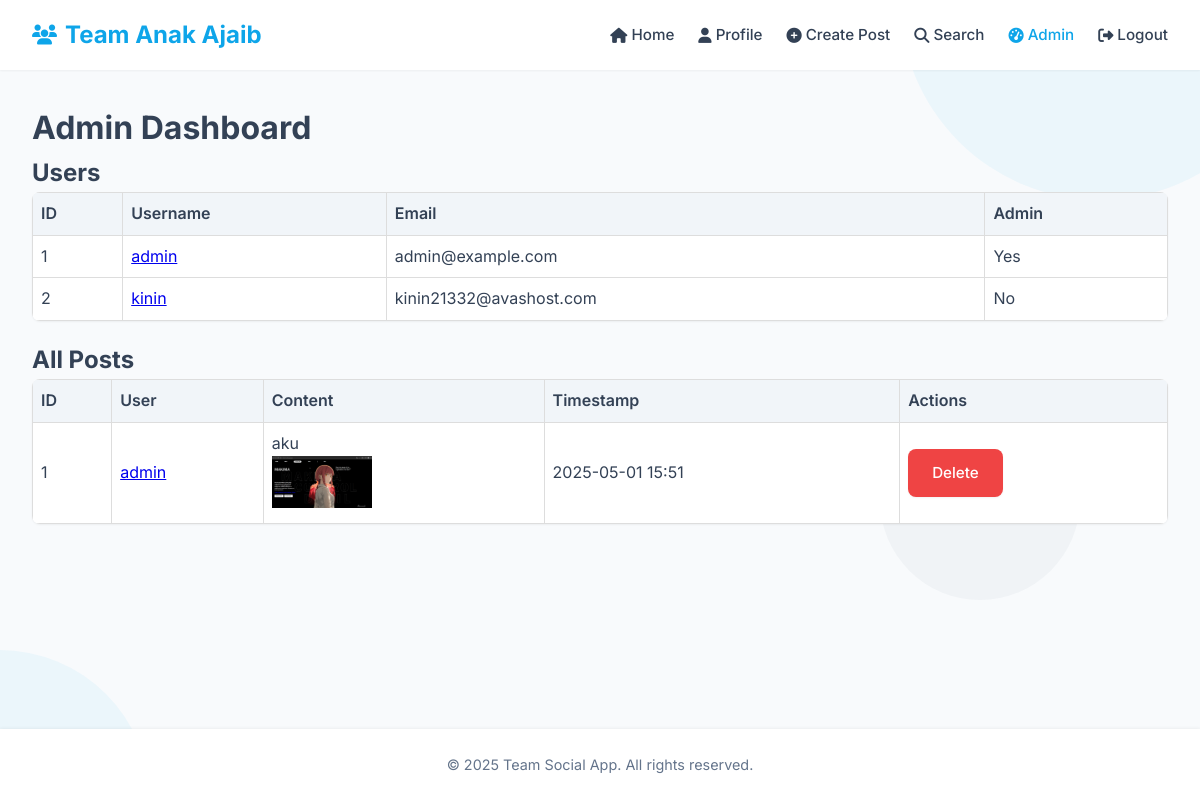
The page /admin/dashboard (signed in) on the database its author committed.
### models.py (models this page shows)
class User(Base):
    __tablename__ = "users"
    id = Column(Integer, primary_key=True, index=True)
    username = Column(String, unique=True, index=True)
    email = Column(String, unique=True, index=True)
    password = Column(String)
    is_admin = Column(Boolean, default=False)
    posts = relationship("Post", back_populates="owner")

class Post(Base):
    __tablename__ = "posts"
    id = Column(Integer, primary_key=True, index=True)
    content = Column(String)
    image_path = Column(String, nullable=True)
    timestamp = Column(DateTime)
    user_id = Column(Integer, ForeignKey("users.id"))
    owner = relationship("User", back_populates="posts")

### main.py (the view)
@app.get("/admin/dashboard", response_class=HTMLResponse)
async def admin_dashboard(
    request: Request,
    db: Session = Depends(get_db)
):
    user = get_current_user(request, db)
    if not user or not user.is_admin:
        return RedirectResponse(url="/", status_code=status.HTTP_303_SEE_OTHER)
    users = db.query(models.User).all()
    posts = db.query(models.Post).order_by(models.Post.timestamp.desc()).all()
    post_data = []
    for post in posts:
        post_owner = db.query(models.User).filter(models.User.id == post.user_id).first()
        post_data.append({
            "post": post,
            "username": post_owner.username if post_owner else "Unknown"
        })
    current_year = datetime.now().strftime("%Y")
    return templates.TemplateResponse(
        "admin_dashboard.html",
        {"request": request, "user": user, "users": users, "post_data": post_data, "current_year": current_year}
    )

### templates/admin_dashboard.html (shortened to what this page needs)
{% extends "base.html" %}  {% block content %}
<h1>Admin Dashboard</h1>
<h2>Users</h2>
<table style="width: 100%; border-collapse: collapse; margin-bottom: 20px">
  <thead>
    <tr style="background-color: #f2f2f2">
      <th style="border: 1px solid #ddd; padding: 8px; text-align: left">ID</th>
      <th style="border: 1px solid #ddd; padding: 8px; text-align: left">
        Username
      </th>
      <th style="border: 1px solid #ddd; padding: 8px; text-align: left">
        Email
      </th>
      <th style="border: 1px solid #ddd; padding: 8px; text-align: left">
        Admin
      </th>
    </tr>
  </thead>
  <tbody>
    {% for user_item in users %}
    <tr>
      <td style="border: 1px solid #ddd; padding: 8px">{{ user_item.id }}</td>
      <td style="border: 1px solid #ddd; padding: 8px">
        <a href="/profile/{{ user_item.username }}">{{ user_item.username }}</a>
      </td>
      <td style="border: 1px solid #ddd; padding: 8px">
        {{ user_item.email }}
      </td>
      <td style="border: 1px solid #ddd; padding: 8px">
        {{ "Yes" if user_item.is_admin else "No" }}
      </td>
    </tr>
    {% endfor %}
  </tbody>
</table>
<h2>All Posts</h2>
<table style="width: 100%; border-collapse: collapse">
  <thead>
    <tr style="background-color: #f2f2f2">
      <th style="border: 1px solid #ddd; padding: 8px; text-align: left">ID</th>
      <th style="border: 1px solid #ddd; padding: 8px; text-align: left">
        User
      </th>
      <th style="border: 1px solid #ddd; padding: 8px; text-align: left">
        Content
      </th>
      <th style="border: 1px solid #ddd; padding: 8px; text-align: left">
        Timestamp
      </th>
      <th style="border: 1px solid #ddd; padding: 8px; text-align: left">
        Actions
      </th>
    </tr>
  </thead>
  <tbody>
    {% for item in post_data %}
    <tr>
      <td style="border: 1px solid #ddd; padding: 8px">{{ item.post.id }}</td>
      <td style="border: 1px solid #ddd; padding: 8px">
        <a href="/profile/{{ item.username }}">{{ item.username }}</a>
      </td>
      <td style="border: 1px solid #ddd; padding: 8px">
        {{ item.post.content }} {% if item.post.image_path %}
        <br />
        <img
          src="/static/{{ item.post.image_path }}"
          alt="Post image"
          style="max-width: 100px"
        />
        {% endif %}
      </td>
      <td style="border: 1px solid #ddd; padding: 8px">
        {{ item.post.timestamp.strftime('%Y-%m-%d %H:%M') }}
      </td>
      <td style="border: 1px solid #ddd; padding: 8px">
        <a
          href="/delete-post/{{ item.post.id }}"
          class="btn btn-danger"
          onclick="return confirm('Are you sure you want to delete this post?')"
          >Delete</a
        >
      </td>
    </tr>
    {% endfor %}
  </tbody>
</table>
{% endblock %}

### templates/base.html (shortened to what this page needs)
<!DOCTYPE html>
<html lang="en">
  <head>
    <link
      rel="stylesheet"
      href="https://cdnjs.cloudflare.com/ajax/libs/font-awesome/6.4.0/css/all.min.css"
    />
  </head>
  <body>
    <div class="bg-shapes">
      <div class="shape shape-1"></div>
      <div class="shape shape-2"></div>
    </div>
    <header>
      <div class="header-container">
        <a href="/" class="logo">
          <i class="fas fa-users"></i>
          Team Anak Ajaib
        </a>
        <nav class="desktop-nav">
          <a href="/" class="{% if request.url.path == '/' %}active{% endif %}">
            <i class="fas fa-home"></i> Home
          </a>
          {% if user %}
          <a
            href="/profile/{{ user.username }}"
            class="{% if '/profile/' in request.url.path %}active{% endif %}"
          >
            <i class="fas fa-user"></i> Profile
          </a>
          <a
            href="/create-post"
            class="{% if request.url.path == '/create-post' %}active{% endif %}"
          >
            <i class="fas fa-plus-circle"></i> Create Post
          </a>
          <a
            href="/search"
            class="{% if request.url.path == '/search' %}active{% endif %}"
          >
            <i class="fas fa-search"></i> Search
          </a>
          {% if user.is_admin %}
          <a
            href="/admin/dashboard"
            class="{% if request.url.path == '/admin/dashboard' %}active{% endif %}"
          >
            <i class="fas fa-tachometer-alt"></i> Admin
          </a>
          {% endif %}
          <a href="/logout"> <i class="fas fa-sign-out-alt"></i> Logout </a>
          {% endif %}
        </nav>
      </div>
    </header>
    <div class="container">{% block content %}{% endblock %}</div>
    <footer>
      <p>&copy; {{ current_year }} Team Social App. All rights reserved.</p>
    </footer>
  </body>
</html>

### templates/base.html (style rules this page uses)
:root { --primary: #0ea5e9; --primary-dark: #0284c7; --primary-light: #e0f2fe; --secondary: #64748b; --background: #f8fafc; --white: #ffffff; --gray-100: #f1f5f9; --gray-200: #e2e8f0; --gray-300: #cbd5e1; --gray-700: #334155; --gray-900: #0f172a; --danger: #ef4444; --danger-dark: #b91c1c; --success: #10b981; --border-radius: 8px; --shadow-sm: 0 1px 2px 0 rgba(0, 0, 0, 0.05); --shadow: 0 4px 6px -1px rgba(0, 0, 0, 0.1), 0 2px 4px -1px rgba(0, 0, 0, 0.06); --shadow-lg: 0 10px 15px -3px rgba(0, 0, 0, 0.1), 0 4px 6px -2px rgba(0, 0, 0, 0.05); --transition-speed: 0.3s; }
* { margin: 0; padding: 0; box-sizing: border-box; }
body { font-family: "Inter", sans-serif; line-height: 1.6; color: var(--gray-700); background-color: var(--background); min-height: 100vh; display: flex; flex-direction: column; position: relative; overflow-x: hidden; }
header { background-color: var(--white); box-shadow: var(--shadow-sm); padding: 1rem 2rem; position: sticky; top: 0; z-index: 100; }
.header-container { display: flex; justify-content: space-between; align-items: center; max-width: 1200px; margin: 0 auto; }
.logo { font-size: 1.5rem; font-weight: 700; color: var(--primary); text-decoration: none; display: flex; align-items: center; gap: 0.5rem; z-index: 110; }
.logo i { font-size: 1.25rem; }
nav { display: flex; gap: 1.5rem; align-items: center; }
nav a { color: var(--gray-700); text-decoration: none; font-weight: 500; font-size: 0.95rem; transition: color 0.2s ease; display: flex; align-items: center; gap: 0.25rem; }
nav a.active { color: var(--primary); }
.container { max-width: 1200px; margin: 0 auto; padding: 2rem; width: 100%; flex: 1; }
.btn { display: inline-flex; align-items: center; gap: 0.5rem; background: var(--primary); color: white; border: none; padding: 0.75rem 1.5rem; cursor: pointer; text-decoration: none; border-radius: var(--border-radius); font-size: 0.95rem; font-weight: 500; transition: all 0.2s ease; box-shadow: var(--shadow-sm); }
.btn-danger { background: var(--danger); }
table { width: 100%; border-collapse: collapse; margin-bottom: 1.5rem; background: var(--white); border-radius: var(--border-radius); overflow: hidden; box-shadow: var(--shadow-sm); }
th, td { padding: 1rem; text-align: left; border-bottom: 1px solid var(--gray-200); }
th { background-color: var(--gray-100); font-weight: 600; color: var(--gray-700); }
tr:last-child td { border-bottom: none; }
footer { background-color: var(--white); padding: 1.5rem; text-align: center; color: var(--secondary); font-size: 0.9rem; margin-top: auto; box-shadow: 0 -1px 3px rgba(0, 0, 0, 0.05); }
.bg-shapes { position: fixed; top: 0; left: 0; width: 100%; height: 100%; z-index: -1; overflow: hidden; }
.shape { position: absolute; opacity: 0.05; border-radius: 50%; }
.shape-1 { width: 400px; height: 400px; background: var(--primary); top: -200px; right: -100px; }
.shape-2 { width: 300px; height: 300px; background: var(--primary); bottom: -150px; left: -150px; }

### rows shown on the page
User: id "1", username "admin", email "admin@example.com", is_admin "Yes", post.id "1", post.content "aku", post.image_path (picture), post.timestamp "2025-05-01 15:51"
User: id "2", username "kinin", email "kinin21332@avashost.com", is_admin "No"

### other values the page prints
{{ current_year }} "2025"
